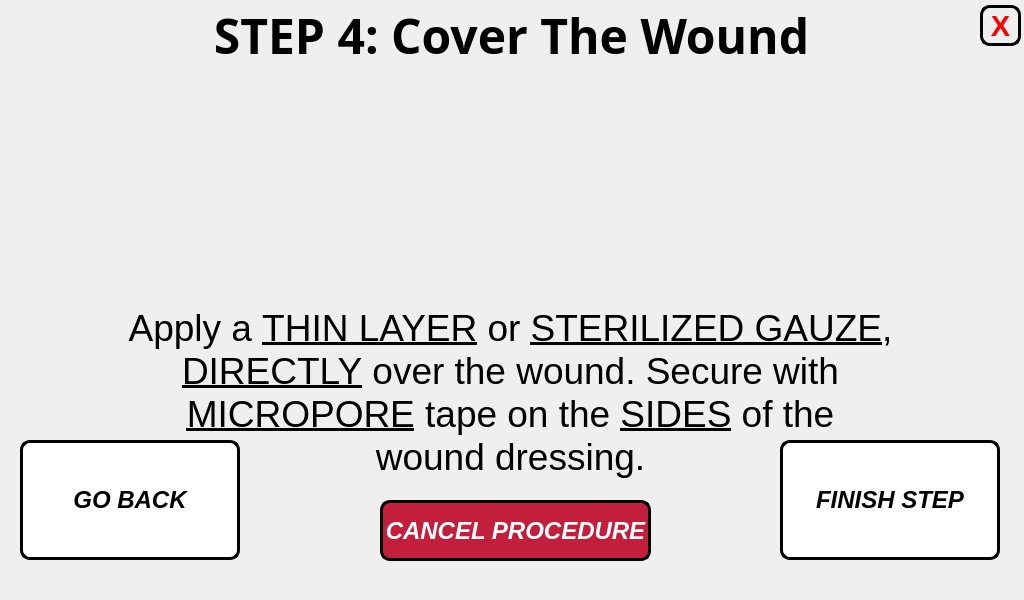
<?xml version="1.0" encoding="UTF-8"?>
<ui version="4.0">
 <class>cut_step_window4</class>
 <widget class="QMainWindow" name="cut_step_window4">
  <property name="geometry">
   <rect>
    <x>0</x>
    <y>0</y>
    <width>1024</width>
    <height>600</height>
   </rect>
  </property>
  <property name="minimumSize">
   <size>
    <width>1024</width>
    <height>600</height>
   </size>
  </property>
  <property name="maximumSize">
   <size>
    <width>1024</width>
    <height>600</height>
   </size>
  </property>
  <property name="windowTitle">
   <string>STEP 4 Procedure</string>
  </property>
  <widget class="QWidget" name="centralwidget">
   <widget class="QLabel" name="title_step_4">
    <property name="geometry">
     <rect>
      <x>6</x>
      <y>0</y>
      <width>1011</width>
      <height>71</height>
     </rect>
    </property>
    <property name="font">
     <font>
      <family>Unispace</family>
      <pointsize>18</pointsize>
      <weight>75</weight>
      <bold>true</bold>
     </font>
    </property>
    <property name="text">
     <string>&lt;html&gt;&lt;head/&gt;&lt;body&gt;&lt;p&gt;&lt;span style=&quot; font-size:36pt;&quot;&gt;STEP 4: Cover The Wound&lt;/span&gt;&lt;/p&gt;&lt;/body&gt;&lt;/html&gt;</string>
    </property>
    <property name="alignment">
     <set>Qt::AlignCenter</set>
    </property>
   </widget>
   <widget class="QLabel" name="text_steps_4">
    <property name="geometry">
     <rect>
      <x>20</x>
      <y>307</y>
      <width>981</width>
      <height>221</height>
     </rect>
    </property>
    <property name="font">
     <font>
      <pointsize>14</pointsize>
     </font>
    </property>
    <property name="text">
     <string>&lt;html&gt;&lt;head/&gt;&lt;body&gt;&lt;p align=&quot;center&quot;&gt;&lt;span style=&quot; font-family:'Calibri'; font-size:28pt; color:#000000;&quot;&gt;Apply a &lt;/span&gt;&lt;span style=&quot; font-family:'Calibri'; font-size:28pt; text-decoration: underline; color:#000000;&quot;&gt;THIN LAYER&lt;/span&gt;&lt;span style=&quot; font-family:'Calibri'; font-size:28pt; color:#000000;&quot;&gt; or &lt;/span&gt;&lt;span style=&quot; font-family:'Calibri'; font-size:28pt; text-decoration: underline; color:#000000;&quot;&gt;STERILIZED GAUZE&lt;/span&gt;&lt;span style=&quot; font-family:'Calibri'; font-size:28pt; color:#000000;&quot;&gt;, &lt;br/&gt;&lt;/span&gt;&lt;span style=&quot; font-family:'Calibri'; font-size:28pt; text-decoration: underline; color:#000000;&quot;&gt;DIRECTLY&lt;/span&gt;&lt;span style=&quot; font-family:'Calibri'; font-size:28pt; color:#000000;&quot;&gt; over the wound. Secure with&lt;br/&gt;&lt;/span&gt;&lt;span style=&quot; font-family:'Calibri'; font-size:28pt; text-decoration: underline; color:#000000;&quot;&gt;MICROPORE&lt;/span&gt;&lt;span style=&quot; font-family:'Calibri'; font-size:28pt; color:#000000;&quot;&gt; tape on the &lt;/span&gt;&lt;span style=&quot; font-family:'Calibri'; font-size:28pt; text-decoration: underline; color:#000000;&quot;&gt;SIDES&lt;/span&gt;&lt;span style=&quot; font-family:'Calibri'; font-size:28pt; color:#000000;&quot;&gt; of the&lt;br/&gt;wound dressing.&lt;/span&gt;&lt;/p&gt;&lt;p align=&quot;center&quot;&gt;&lt;br/&gt;&lt;/p&gt;&lt;/body&gt;&lt;/html&gt;</string>
    </property>
   </widget>
   <widget class="QLabel" name="gif_player_label_4">
    <property name="geometry">
     <rect>
      <x>330</x>
      <y>67</y>
      <width>360</width>
      <height>240</height>
     </rect>
    </property>
    <property name="minimumSize">
     <size>
      <width>360</width>
      <height>240</height>
     </size>
    </property>
    <property name="maximumSize">
     <size>
      <width>360</width>
      <height>240</height>
     </size>
    </property>
    <property name="font">
     <font>
      <family>Unispace</family>
      <pointsize>16</pointsize>
      <weight>75</weight>
      <bold>true</bold>
     </font>
    </property>
    <property name="frameShape">
     <enum>QFrame::NoFrame</enum>
    </property>
    <property name="frameShadow">
     <enum>QFrame::Raised</enum>
    </property>
    <property name="lineWidth">
     <number>1</number>
    </property>
    <property name="text">
     <string/>
    </property>
    <property name="alignment">
     <set>Qt::AlignCenter</set>
    </property>
   </widget>
   <widget class="QPushButton" name="next_step_button_4">
    <property name="geometry">
     <rect>
      <x>780</x>
      <y>440</y>
      <width>220</width>
      <height>120</height>
     </rect>
    </property>
    <property name="minimumSize">
     <size>
      <width>220</width>
      <height>120</height>
     </size>
    </property>
    <property name="maximumSize">
     <size>
      <width>220</width>
      <height>120</height>
     </size>
    </property>
    <property name="font">
     <font>
      <pointsize>18</pointsize>
      <weight>75</weight>
      <italic>true</italic>
      <bold>true</bold>
     </font>
    </property>
    <property name="cursor">
     <cursorShape>PointingHandCursor</cursorShape>
    </property>
    <property name="styleSheet">
     <string notr="true">QPushButton:hover:!pressed
{
  background-color: rgb(195,30,60);
}

QPushButton
{
  background-color: white;
color: black;
border-style: outset;
border-width: 3px;
border-radius:10px;
border-color: black;
}</string>
    </property>
    <property name="text">
     <string>FINISH STEP</string>
    </property>
   </widget>
   <widget class="QPushButton" name="go_back_injury_type_4">
    <property name="geometry">
     <rect>
      <x>20</x>
      <y>440</y>
      <width>220</width>
      <height>120</height>
     </rect>
    </property>
    <property name="minimumSize">
     <size>
      <width>220</width>
      <height>120</height>
     </size>
    </property>
    <property name="maximumSize">
     <size>
      <width>220</width>
      <height>120</height>
     </size>
    </property>
    <property name="font">
     <font>
      <pointsize>18</pointsize>
      <weight>75</weight>
      <italic>true</italic>
      <bold>true</bold>
     </font>
    </property>
    <property name="styleSheet">
     <string notr="true">QPushButton:hover:!pressed
{
  background-color: rgb(195,30,60);
}

QPushButton
{
  background-color: white;
color: black;
border-style: outset;
border-width: 3px;
border-radius:10px;
border-color: black;
}</string>
    </property>
    <property name="text">
     <string>GO BACK</string>
    </property>
   </widget>
   <widget class="QLabel" name="label">
    <property name="geometry">
     <rect>
      <x>0</x>
      <y>0</y>
      <width>1024</width>
      <height>600</height>
     </rect>
    </property>
    <property name="minimumSize">
     <size>
      <width>1024</width>
      <height>600</height>
     </size>
    </property>
    <property name="maximumSize">
     <size>
      <width>1024</width>
      <height>600</height>
     </size>
    </property>
    <property name="text">
     <string/>
    </property>
    <property name="pixmap">
     <pixmap>../pictures/program_pictures/main_wallpaper.png</pixmap>
    </property>
   </widget>
   <widget class="QPushButton" name="end_procedure_now_button">
    <property name="geometry">
     <rect>
      <x>380</x>
      <y>500</y>
      <width>271</width>
      <height>61</height>
     </rect>
    </property>
    <property name="minimumSize">
     <size>
      <width>0</width>
      <height>0</height>
     </size>
    </property>
    <property name="maximumSize">
     <size>
      <width>16777215</width>
      <height>16777215</height>
     </size>
    </property>
    <property name="font">
     <font>
      <pointsize>18</pointsize>
      <weight>75</weight>
      <italic>true</italic>
      <bold>true</bold>
     </font>
    </property>
    <property name="styleSheet">
     <string notr="true">QPushButton:hover:!pressed
{
  background-color: grey;
}

QPushButton
{
  background-color: rgb(195,30,60);
color: white;
border-style: outset;
border-width: 3px;
border-radius:10px;
border-color: black;
}</string>
    </property>
    <property name="text">
     <string>CANCEL PROCEDURE</string>
    </property>
   </widget>
   <widget class="QPushButton" name="close_button">
    <property name="geometry">
     <rect>
      <x>980</x>
      <y>5</y>
      <width>41</width>
      <height>41</height>
     </rect>
    </property>
    <property name="font">
     <font>
      <pointsize>22</pointsize>
      <weight>75</weight>
      <bold>true</bold>
     </font>
    </property>
    <property name="styleSheet">
     <string notr="true">QPushButton:hover:!pressed
{
  background-color: rgb(195,30,60);
}

QPushButton
{

color: red;
border-style: outset;
border-width: 3px;
border-radius:10px;
border-color: black;
}
</string>
    </property>
    <property name="text">
     <string>X</string>
    </property>
   </widget>
   <zorder>label</zorder>
   <zorder>text_steps_4</zorder>
   <zorder>title_step_4</zorder>
   <zorder>gif_player_label_4</zorder>
   <zorder>next_step_button_4</zorder>
   <zorder>go_back_injury_type_4</zorder>
   <zorder>end_procedure_now_button</zorder>
   <zorder>close_button</zorder>
  </widget>
 </widget>
 <resources/>
 <connections/>
</ui>
